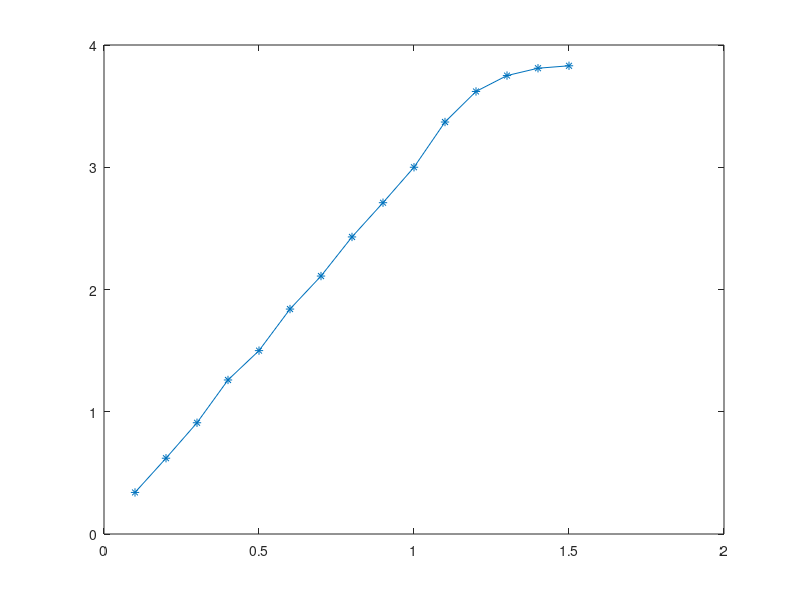

This figure's MATLAB source:
vout=[0.1,0.2,0.3,0.4,0.5,0.6,0.7,0.8,0.9,1.0,1.1,1.2,1.3,1.4,1.5];
vin=[0.34,0.62,0.91,1.26,1.50,1.84,2.11,2.43,2.71,3.0,3.37,3.62,3.75,3.81,3.83];
plot(vout,vin,'*-');
vout1=[0.1,0.2,0.3,0.4,0.5,0.6,0.7,0.8,0.9];
vin2=[0.34,0.62,0.91,1.26,1.50,1.84,2.11,2.43,2.71];